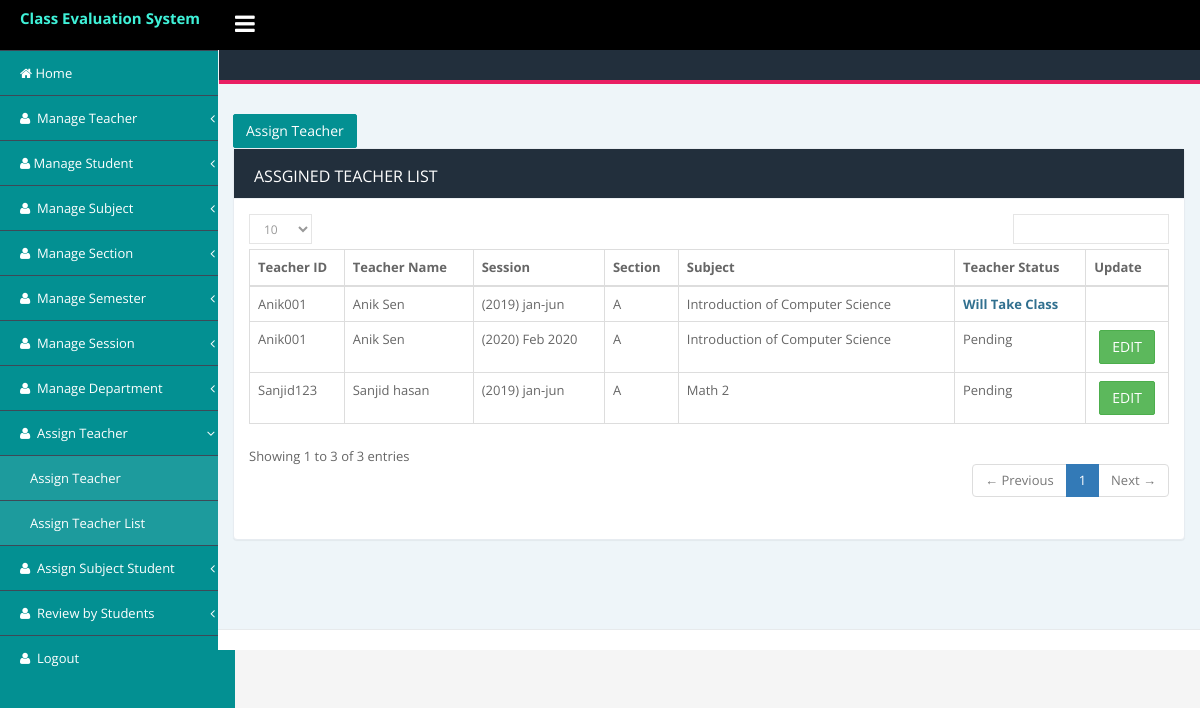
The page /admin/teacher/assign_teacher_list.php (signed in) on the database its author committed.
### tables this page shows
CREATE TABLE `assign_teacher` (
  `id` int(11) NOT NULL,
  `teacher_id` varchar(255) DEFAULT NULL,
  `session_id` int(11) DEFAULT NULL,
  `subject_id` int(11) DEFAULT NULL,
  `section_id` int(11) DEFAULT NULL,
  `status` tinyint(4) NOT NULL DEFAULT '1' COMMENT '1=active,2=will take class, 0=will not take any class',
  `created_at` datetime DEFAULT NULL,
  `udpated_at` timestamp NULL DEFAULT CURRENT_TIMESTAMP
);

CREATE TABLE `teacher` (
  `id` int(11) NOT NULL,
  `teacher_id` varchar(250) DEFAULT NULL COMMENT 'same as member id',
  `name` varchar(250) DEFAULT NULL,
  `status` int(11) NOT NULL DEFAULT '1',
  `created_at` datetime DEFAULT NULL,
  `updated_at` timestamp NULL DEFAULT CURRENT_TIMESTAMP
);

CREATE TABLE `session` (
  `id` int(11) NOT NULL,
  `session_name` varchar(255) DEFAULT NULL,
  `year` year(4) NOT NULL,
  `status` tinyint(4) DEFAULT '1',
  `created_at` datetime DEFAULT NULL,
  `updated_at` timestamp NULL DEFAULT CURRENT_TIMESTAMP
);

CREATE TABLE `section` (
  `id` int(11) NOT NULL,
  `section_name` varchar(255) DEFAULT NULL,
  `status` tinyint(4) DEFAULT '1' COMMENT '1=active,0=inactive',
  `created_at` datetime DEFAULT NULL,
  `updated_at` timestamp NULL DEFAULT NULL
);

CREATE TABLE `subject` (
  `id` int(11) NOT NULL,
  `subject_id` varchar(150) DEFAULT NULL,
  `subject_name` varchar(255) NOT NULL,
  `semester` int(11) DEFAULT NULL,
  `status` tinyint(4) NOT NULL DEFAULT '1' COMMENT '1=active,0=inactive',
  `created_at` datetime NOT NULL,
  `updated_at` timestamp NOT NULL DEFAULT CURRENT_TIMESTAMP
);

### admin/teacher/assign_teacher_list.php (the view, shortened to what this page needs)
<?php include('../includes/db/connection_db.php');?>
<!DOCTYPE html>
<html lang="en">
    <head>
    <?php include('../includes/head_link.php');?>
    </head>
    <body class="fixed-top">
        <div id="wrapper">
           <?php include('../includes/nav_header.php');?>
            <div class="page-container">
                <?php include('../includes/left_sidebar.php');?>
                <div class="page-content-wrapper">
                     <div class="content-wrapper container">
                        <div class="row">
                            <div class="col-sm-12">
                                <div class="page-title">
                                </div>
                            </div>
                        </div>
                        <a href="assign_teacher.php" class="btn btn-primary">Assign Teacher</a>
                        <div class="row">
                            <div class="col-md-12">
                                <div class="panel panel-card recent-activites">
                                    <div class="panel-heading">
                                    Assgined Teacher List
                                    </div>
                                    <div class="panel-body">
                                        <div class="table-responsive">
                                            <table id="basic-datatables" class="table table-bordered">
                                                <thead>
                                                    <tr>
                                                        <th> Teacher ID </th>
                                                        <th> Teacher Name </th>
                                                        <th> Session </th>
                                                        <th> Section </th>
                                                        <th> Subject </th>
                                                        <th> Teacher Status </th>
                                                        <th> Update </th>
                                                    </tr>
                                                </thead>
                                                <tbody>
                                                <?php
                                                $sql = "SELECT
                                                assign_teacher.id as id,
                                                assign_teacher.status as status,
                                                assign_teacher.teacher_id as teacher_id,
                                                session.session_name as session,
                                                session.year as year,
                                                section.section_name as section_name,
                                                teacher.name as teacher_name,
                                                subject.subject_name as subject
                                                from
                                                    assign_teacher
                                                left join
                                                    teacher on assign_teacher.teacher_id = teacher.teacher_id
                                                left join
                                                    subject on subject.id=
                                                    assign_teacher.subject_id
                                                left join
                                                    section on
                                                    section.id=assign_teacher.section_id
                                                left join
                                                    session on
                                                    session.id=assign_teacher.session_id";
                                                $result = $conn->query($sql);
                                                if ($result->num_rows > 0) {
                                                while($row = $result->fetch_assoc()) { ?>
                                                <tr>
                                                    <td><?php echo $row['teacher_id'];?></td>
                                                    <td><?php echo $row['teacher_name'];?></td>
                                                    <td><?php echo "(".$row['year'].") ".$row['session']?></td>
                                                    <td><?php echo $row['section_name']?></td>
                                                    <td><?php echo $row['subject'];?></td>
                                                    <td>
                                                    <?php echo($row['status'] == 1 ? "Pending" : ($row['status']  == 2 ? "<strong class='text-info'>Will Take Class</strong>" : ($row['status'] == 0 ? "<strong class='text-danger'>Will Not Take</strong>" : "--")));
                                                    ;?>
                                                    </td>
                                                    <td class="text-center">
                                                    <?php if($row['status'] == 1) : ?>
                                                        <a href="update_assign_teacher.php?id=<?php echo $row['id']?>"class="btn btn-success">
                                                        EDIT
                                                        </a>
                                                    <?php endif; ?>
                                                    </td>
                                                </tr>
                                                <?php } } ?>
                                                </tbody>
                                            </table>
                                        </div>
                                    </div>
                                </div>
                            </div>
                        </div>
                    </div>
                   <?php include('../includes/footer.php');?>
            </div>
        </div>
    </body>
</html>

### admin/assets/css/style.css (style rules this page uses)
body { font-family: 'Open Sans', sans-serif; font-size: 13px; line-height: 1.42857143; color: #666; background-color: #f5f5f5; min-height: 100%; margin: 0px; padding: 0px; line-height: 24px; overflow-x: hidden; font-weight: 400; }
a { color: #3ff1d8; text-decoration: none; }
.table-responsive { min-height: .01%; overflow-x: hidden; }
.btn-primary { color: #fff; background-color: #36c6d3; border-color: #039092; }
.btn:not(.btn-raised).btn-primary, .input-group-btn .btn:not(.btn-raised).btn-primary { color: #fff; }
.panel { min-width:250px; }
.btn { text-transform: capitalize; font-weight: 400; letter-spacing: 0px; border-radius:2px; -webkit-border-radius: 2px; }
.btn-primary { background-color: #039092; }
.fixed-top .page-container { margin-top: 50px; }
.page-container { margin: 0; padding: 0; position: relative; }
.content-wrapper.container { width: 100%; }
.page-title { margin: 0px; margin-left: -14px; margin-right: -15px; padding-left: 30px; padding-right: 30px; padding-top: 15px; padding-bottom: 15px; margin-bottom: 30px; background-color: #222f3c; color:#eef5f9!important; border-bottom: 4px solid #E91E63; }
.content-wrapper.container { padding-bottom:45px; }
.page-content-wrapper { margin-left: 218px; margin-top: 0; min-height: 600px; background: #eef5f9; position: relative; }
.panel { border: 1px solid #e7ecf1!important; border-radius: 0px; }
.panel-heading { border-bottom: 1px solid #eef1f5; padding: 15px 20px 10px; border-top-left-radius: 0px; border-top-right-radius: 0px; font-size: 16px; text-transform:uppercase; }
[class*="panel-"] > .panel-heading { border: 0; border-bottom: 1px solid #eef1f5; background-color: #222f3c; color: #fff; }
.panel { margin-bottom: 20px; background-color: #fff; border: 1px solid transparent; border-radius: 4px; -webkit-box-shadow: 0 1px 1px rgba(0,0,0,.05); box-shadow: 0 1px 1px rgba(0,0,0,.05); }

### rows shown on the page
assign_teacher: teacher "Anik001", teacher.name "Anik Sen", session.year "2019", session.session_name "jan-jun", section.section_name "A", subject.subject_name "Introduction of Computer Science", status "Will Take Class"
assign_teacher: teacher "Anik001", teacher.name "Anik Sen", session.year "2020", session.session_name "Feb 2020", section.section_name "A", subject.subject_name "Introduction of Computer Science", status "Pending"
assign_teacher: teacher "Sanjid123", teacher.name "Sanjid hasan", session.year "2019", session.session_name "jan-jun", section.section_name "A", subject.subject_name "Math 2", status "Pending"
